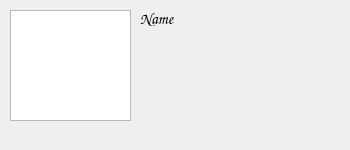
<?xml version="1.0" encoding="UTF-8"?>
<ui version="4.0">
 <class>Form</class>
 <widget class="QWidget" name="Form">
  <property name="geometry">
   <rect>
    <x>0</x>
    <y>0</y>
    <width>350</width>
    <height>150</height>
   </rect>
  </property>
  <property name="maximumSize">
   <size>
    <width>350</width>
    <height>150</height>
   </size>
  </property>
  <property name="font">
   <font>
    <pointsize>12</pointsize>
   </font>
  </property>
  <property name="windowTitle">
   <string>Form</string>
  </property>
  <widget class="QGraphicsView" name="graphicsView">
   <property name="geometry">
    <rect>
     <x>10</x>
     <y>10</y>
     <width>121</width>
     <height>111</height>
    </rect>
   </property>
  </widget>
  <widget class="QLabel" name="label">
   <property name="geometry">
    <rect>
     <x>140</x>
     <y>10</y>
     <width>121</width>
     <height>16</height>
    </rect>
   </property>
   <property name="font">
    <font>
     <family>Comic Sans MS</family>
     <weight>75</weight>
     <bold>true</bold>
    </font>
   </property>
   <property name="text">
    <string>Name</string>
   </property>
  </widget>
 </widget>
 <resources/>
 <connections/>
</ui>
